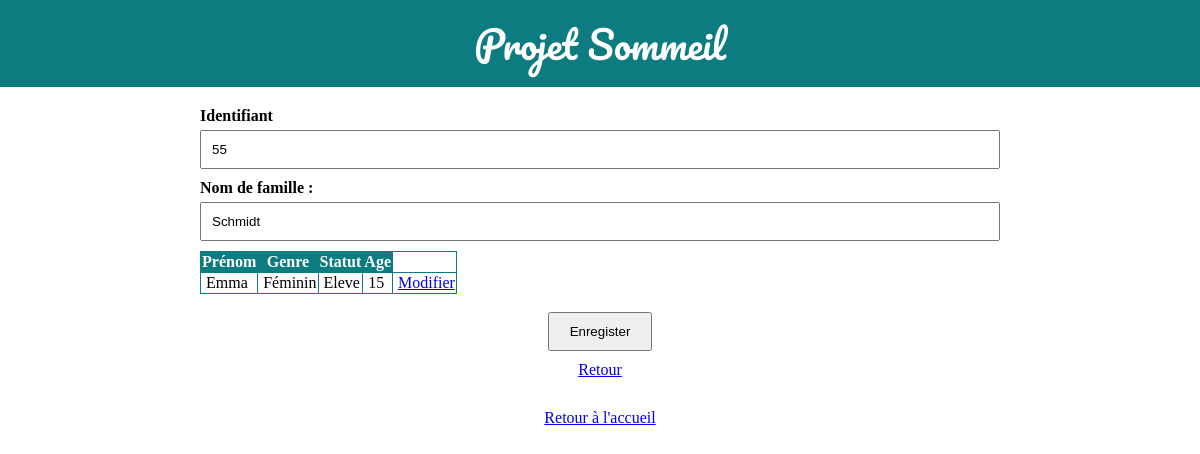
Screenshot of /admin/edit_famille.php?id=55 (signed in) with the database file from the repository.
### tables this page shows
CREATE TABLE `famille` (
  `id` int(11) NOT NULL,
  `nom` varchar(25) NOT NULL
);

CREATE TABLE `utilisateur` (
  `id` int(11) NOT NULL,
  `prenom` varchar(255) NOT NULL,
  `email` varchar(255) NOT NULL,
  `password` varchar(255) NOT NULL,
  `role` int(11) NOT NULL,
  `date_naissance` date NOT NULL,
  `genre` int(11) NOT NULL,
  `internat` tinyint(1) NOT NULL DEFAULT 0,
  `date_creation` datetime NOT NULL DEFAULT current_timestamp(),
  `date_derniere_connexion` datetime NOT NULL DEFAULT current_timestamp(),
  `id_famille` int(11) NOT NULL,
  `admin` tinyint(1) NOT NULL DEFAULT 0
);

CREATE TABLE `genre` (
  `id` int(11) NOT NULL,
  `libelle` varchar(25) NOT NULL
);

CREATE TABLE `role` (
  `id` int(11) NOT NULL,
  `libelle` varchar(25) NOT NULL
);

### bdd.php (called while the page is built, shortened)
<?
function getFamilleById($mysqlConnection, $id)
{
	$statment = $mysqlConnection->prepare("select * from famille where id= :id");
	$statment->execute([
		'id' => $id
	]);
	return $statment->fetch();
}
function getMembres($mysqlConnection, $idFamille)
{
	$statment = $mysqlConnection->prepare("select utilisateur.id as id, nom, prenom, (YEAR(CURRENT_DATE)-YEAR(date_naissance)) - (RIGHT(CURRENT_DATE,5)<RIGHT(date_naissance,5)) AS age, genre.libelle as genrenom, role.libelle as rolenom
	from utilisateur
	inner join famille on utilisateur.id_famille = famille.id
	inner join role on role.id = utilisateur.role
	inner join genre on genre.id = utilisateur.genre
	 where famille.id= :id");
	$statment->execute([
		'id' => $idFamille
	]);
	return $statment->fetchAll();
}

### admin/edit_famille.php (the view, shortened to what this page needs)
<?
include "verification.php";
if (isset($_GET["id"])) {
    $famille = getFamilleById($pdo, $_GET["id"]);
    $membres = getMembres($pdo, $_GET["id"]);
}
?>
<!DOCTYPE html>
<html>
<head>
    <link rel="stylesheet" href="../style.css" media="screen" type="text/css" />
</head>
<body>
    <header>Projet Sommeil</header>
    <div id="container">
        <form action="edit_famille.php?id=<?= $_GET["id"] ?>" method="POST">
            <Label for="id">Identifiant</Label>
            <input type="text" id="id" name="id" readonly="readonly" value="<?= $_GET["id"] ?>">
            <Label for="famille">Nom de famille :</Label>
            <input type="text" id="nom" name="nom" placeholder="Entrer votre nom de famille" required value="<?= $famille["nom"] ?>">
            <table>
                <tr>
                    <th>Prénom</th>
                    <th>Genre</th>
                    <th>Statut</th>
                    <th>Age</th>
                </tr>
                <? foreach ($membres as $membre) {
                    echo "<tr><td>".$membre['prenom']."</td>
                    <td>".$membre['genrenom']."</td>
                    <td>".$membre['rolenom']."</td>
                    <td>".$membre['age']."</td>
                    <td><a href='edit_utilisateur.php?id=" . $membre['id'] . "'>Modifier</a></td>
                    </tr>";
                }
                ?>
            </table>
            <br/>
            <div class="center"><input type="submit" value="Enregister" /><br /><a href="famille.php">Retour</a></div>
        </form>
    </div>
    <footer><a href="index.php">Retour à l'accueil</a></footer>
</body>
</html>

### style.css (style rules this page uses)
body { font-family: Cambria, Cochin, Georgia, Times, 'Times New Roman', serif; padding: 0; margin: 0; }
#container { max-width: 800px; margin: 0 auto; padding: 0 20px 20px 20px; }
header { margin: 0 auto; padding: 10px; text-align: center; font-family: 'DotGothic16', 'Pacifico', Cambria, Cochin, Georgia, Times, 'Times New Roman', serif;; font-family: 'Pacifico', cursive; background-color: rgb(12, 124, 128); color:white; font-size: 38px; }
form { margin-top: 20px; }
label { display: block; margin-bottom: 5px; font-weight: bold; }
input, select { width: 100%; padding: 10px; margin-bottom: 10px; box-sizing: border-box; }
input[type="submit"], input[type="reset"], input[type="radio"], input[type="checkbox"] { width: auto; padding: 10px 20px; cursor: pointer; }
div { margin-bottom: 10px; }
footer { text-align: center; }
div .center { text-align: center; }
table, td, tr, th { border: 1px solid rgb(12, 124, 128); border-collapse: collapse; }
td { padding-left: 5px; }
th { background-color: #0c7c80; color: white; }

### rows the page displays
famille: nom "Schmidt"
utilisateur: prenom "Emma", genre.libelle "Féminin", role.libelle "Eleve", age "15"
